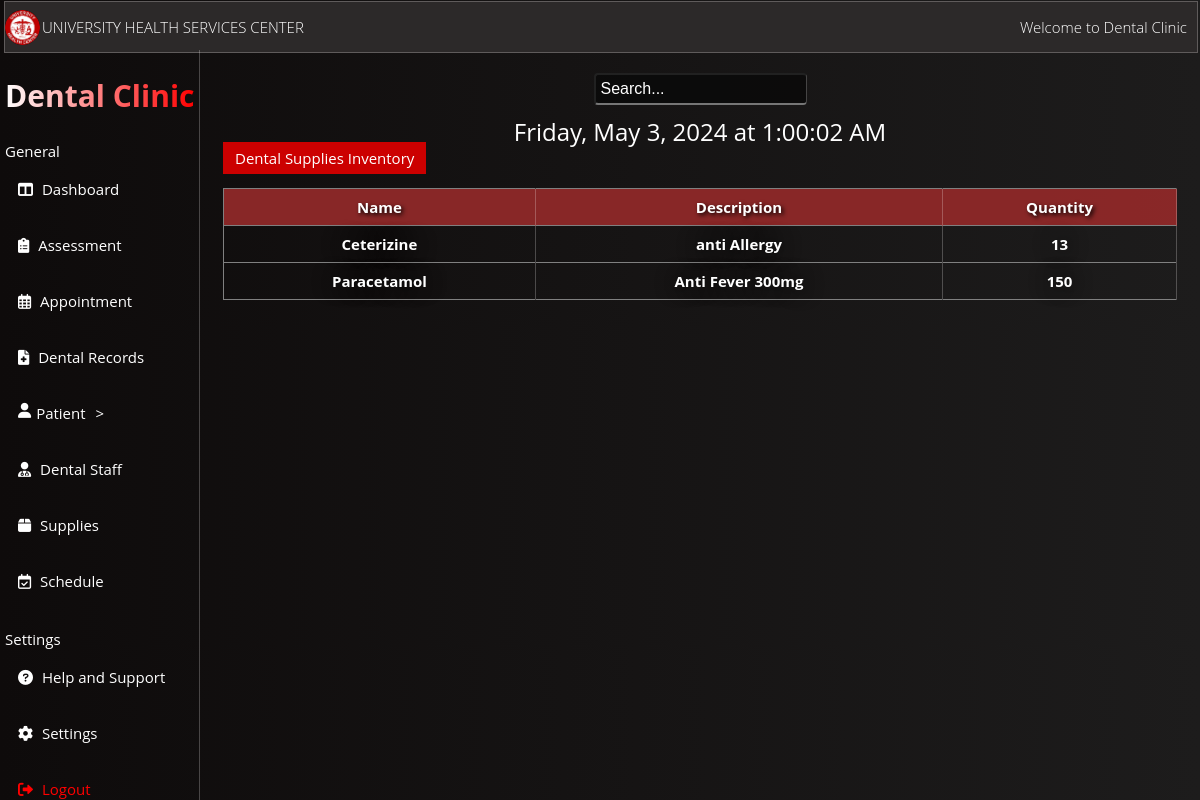
Page /supply_listhome/ on the committed database.
### WmsuClinicApp/models.py (models this page shows, shortened)
class DentalSupply(models.Model):
    name = models.CharField(max_length=100)
    description = models.TextField()
    quantity = models.PositiveIntegerField()

### WmsuClinicApp/views.py (the view)
# urls.py: path('supply_listhome/', views.supply_listhome, name='supply_listhome'),
def supply_listhome(request):
    supplies = DentalSupply.objects.all()
    return render(request, 'WmsuClinicApp/inventory_supply_listhome.html', {'supplies': supplies})

### WmsuClinicApp/templates/WmsuClinicApp/inventory_supply_listhome.html (shortened to what this page needs)
{% load static %}
<!DOCTYPE html>
<html lang="en">
<head>
    <link rel="stylesheet" type="text/css">
</head>
<body>
    <link rel="stylesheet" href="https://cdnjs.cloudflare.com/ajax/libs/font-awesome/6.0.0/css/all.min.css">
    <section class="HeaderSection">
        <img src="{% static 'images/OIP1.JPG' %}" alt="logo" class="circular-imgs">
        <p>UNIVERSITY HEALTH SERVICES CENTER</p>
        <section class="right" style="display: flex; justify-content: center;"> <p>Welcome to Dental Clinic</p></section>
    </section>
    <nav>
        <ul>
            <h1 class="gradient-text">Dental Clinic</h1>
            <h4 style="display: flex; justify-content: left; margin-left: 5px; margin-bottom: 0px; font-weight: normal;">General</h4>
            <li><a href="{% url 'admin_Dashboard' %}"><i class="fas fa-columns"></i> Dashboard</a></li>
            <li><a href="{% url 'admin_homesite' %}"><i class="fas fa-clipboard-list"></i> Assessment</a></li>
            <li><a href="{% url 'appointment_list' %}"><i class="far fa-calendar-alt"></i> Appointment</a></li>
            <li><a href="{% url 'dental_record' %}"><i class="fas fa-file-medical"></i> Dental Records</a></li>
            <li style="cursor: pointer;" id="user-toggle"><i class="fas fa-user"> </i> Patient </li>
            <li><a href="{% url 'admin_doctorsite' %}"><i class="fas fa-user-md"></i> Dental Staff</a></li>
            <li><a href="{% url 'supply_list' %}"><i class="fas fa-box"></i> Supplies</a></li>
            <li><a href="{% url 'admin_doctoravailability' %}"><i class="far fa-calendar-check"></i> Schedule</a></li>
            <h4 style="display: flex; justify-content: left; margin-left: 5px; margin-bottom: 0px;font-weight: normal;">Settings</h4>
            <li><a href="#"><i class="fas fa-question-circle"></i> Help and Support</a></li>
            <li><a href="#"><i class="fas fa-cog"></i> Settings</a></li>
            <li><a href="{% url 'LoginDentals' %}" class="logout-link"><i class="fas fa-sign-out-alt"></i> Logout</a></li>
        </ul>
    </nav>
    <div class="Move">
     <div class="containera">
        <input type="text" id="searchInput" placeholder="Search...">
    </div>
  <div id="currentDateTime"> </div>
  <a class="delete-button" href="{% url 'supply_list' %}">Dental Supplies Inventory</a>
  <br>
  <br>
  <table border="1">
    <thead>
        <tr>
            <th>Name</th>
            <th>Description</th>
            <th>Quantity</th>
        </tr>
    </thead>
    <tbody id="tableBody">
        {% for supply in supplies %}
        <tr>
            <td>{{ supply.name }}</td>
            <td>{{ supply.description }}</td>
            <td>
                {% if supply.quantity > 0 %}
                    {{ supply.quantity }}
                {% else %}
                    Out of stock
                {% endif %}
            </td>
        </tr>
        {% endfor %}
    </tbody>
</table>
</div>
</body>
</html>

### WmsuClinicApp/templates/WmsuClinicApp/inventory_supply_listhome.html (style rules this page uses)
.HeaderSection { display: flex; align-items: center; position: fixed; top: 1px; left: 4px; color: white; width: calc(100% - 8px); background-color: rgb(44, 41, 41); border: 1px solid rgba(255, 248, 248, 0.24); font-weight: lighter; }
.right { margin-left: auto ; display: flex; justify-content: center; align-items: center; margin-right: 10px; }
.gradient-text { font-size: 30px; margin-left: 5px; margin-right: 5px; background: linear-gradient(to right, #fff, #ff0000); -webkit-background-clip: text; -moz-background-clip: text; background-clip: text; color: transparent; }
i { margin-right: 5px; }
.circular-imgs { border-radius: 50%; max-width: 35px; height: auto; margin-right: 2px; }
nav { margin-top: 50px; position: fixed; top: 0; left: 0; max-width: 100%; height: 100%; background-color: rgb(7, 7); color: #fff; text-align: center; z-index: 2; font-size: 15px; border-right: 1px solid rgba(255, 248, 248, 0.24); }
nav ul { list-style: none; padding: 0; }
nav ul li { display: flex; justify-content: left; text-decoration: none; color: #fff; transition: color 0.3s; padding: 18px; transition: background-color 0.3s ease, color 0.3s ease; }
nav ul li a { text-decoration: none; color: #fff; transition: color 0.5s; }
:before, *:after { box-sizing: border-box; }
body { padding: 1em; font-family: "Open Sans", "Helvetica Neue", Helvetica, Arial, sans-serif; font-size: 15px; color: #b9b9b9; background: linear-gradient(to left, rgb(29, 28, 28), rgb(14, 11, 11)); }
.Move { margin-top: 50px; margin-left: 200px; margin-right: 0px; }
.logout-link { color: red; text-decoration: none; }
table { border-collapse: collapse; width: 100%; border-right: 1px solid rgba(255, 248, 248, 0.24); }
th, td { border-right: 1px solid rgba(255, 248, 248, 0.24); padding: 8px; text-align: left; color: white; text-align: center; font-weight: bold; }
th { background-color: rgba(143, 41, 41, 0.945); color: white; text-shadow: 2px 2px 4px black; }
td { color: white; text-shadow: 0 0 20px black; }
.delete-button { background-color: #c00; color: #fff; border: none; padding: 6px 12px; cursor: pointer; }
a { text-decoration: none; }
.containera { display: flex; justify-content: center; align-items: center; }
#searchInput { border-right: 1px solid rgba(255, 248, 248, 0.24); padding: 8px; font-size: 16px; border-radius: 4px; margin-bottom: 10px; width: 200px; }
#currentDateTime { text-align: center; font-size: 24px; color: white; }
p { text-align: center; color: white; }
#searchInput { padding: 5px; width: 200px; background-color: rgba(8, 8, 8, 0.7); color: white; }
#searchInput::placeholder { color: white; }

### rows in the picture
DentalSupply: name "Ceterizine", description "anti Allergy", quantity "13"
DentalSupply: name "Paracetamol", description "Anti Fever 300mg", quantity "150"
